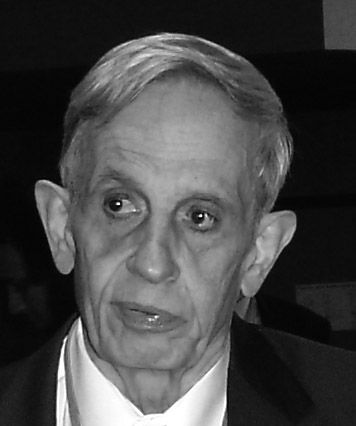
%> input picture Resources/Chapter 06/nash.jpg, 356 x 426 px
$ octave svd_foto.m   (GNU Octave 9; MATLAB toolbox functions it lacks are replaced by stand-ins)
%> lines starting %> are read from the running program, lines starting %| are printed output that depends on the picture
%% compressing a foto using svd
% peter.gruber@unisg.ch
% 2006-11-22
% Change "max" in line 23

%% Read data
nash = imread('nash.jpg','JPEG');
%> nash is the input picture: size 426x356 uint8; min 0, max 255, mean 70.5
nash = double(nash);
%> nash: size 426x356 double
colormap(gray)
imagesc(nash);         % Original image

%% Perform SVD and have a look at singular values
[U,S,V] = svd(nash);
s1=diag(S);
%> s1 = 356 values, max 34385.2 at index 1, min 0.837 at index 356, mean 317.1
s1(1:20)'
%> ans = 20 values, max 34385.2 at index 1, min 925.9 at index 20, mean 3962.9
plot(s1(1:50))
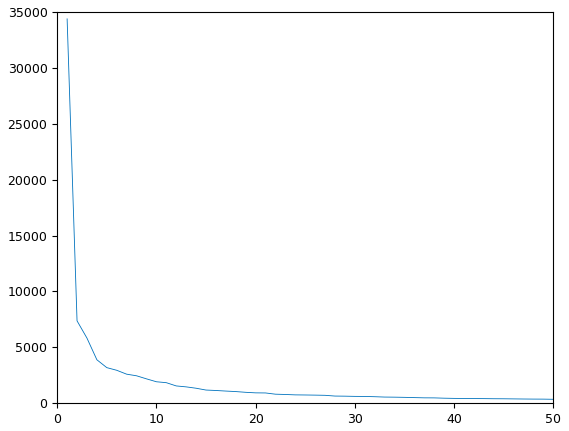
%> figure redrawn from the program's plot data; curve peaks at x = 1, y = 34385.2

%% Check if we can reproduce the image
figure;
nash2=U*S*V';
colormap(gray)
imagesc(nash2);

%% Now we cut the matrices
max=20;
U1=U(:,1:max);
S1=S(1:max,1:max);
V1=V(:,1:max);
nash3=U1*S1*V1';
figure
colormap(gray)
imagesc(nash3);
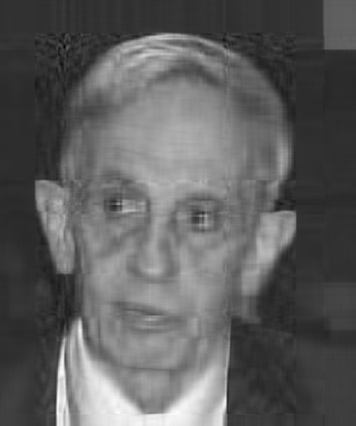
%> displayed picture: size 426x356x3, on the screen's scale of 0 to 255; min 0, max 255, mean 94

%% compare the sizes
n1=whos('nash');
txt=sprintf('Size of initial matrix is %0.5g kB',n1.bytes/1024);
disp(txt);

n2s=whos('S1');
n2v=whos('V1');
n2u=whos('U1');
txt=sprintf('Size of compressed matrix is %0.5g kB',(n2u.bytes+n2v.bytes+n2s.bytes)/1024);
disp(txt);
